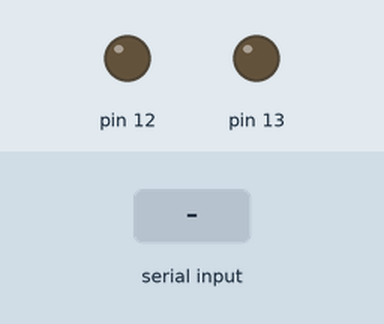
Simulated run of this sketch. Board: Arduino Uno, built with avr-gcc and run on an emulated ATmega328P. Parts: output pins drawn as LEDs (lit = HIGH). Inputs (shaded band) come from the test bench.

Above: at 1.2 s.
1.3 s: "1" received over Serial
At 2.4 s:
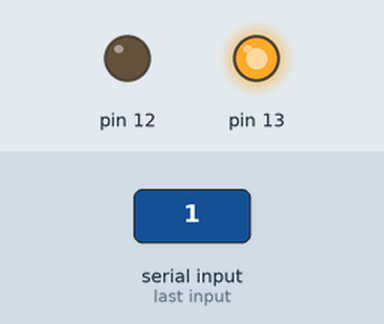
2.8 s: "3" received over Serial
At 3.5 s:
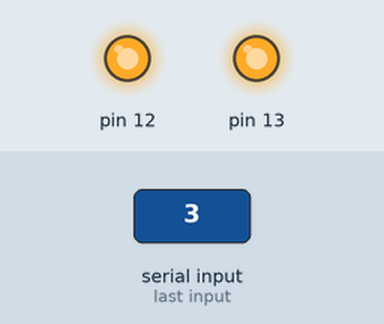
4.3 s: "0" received over Serial
At 4.7 s:
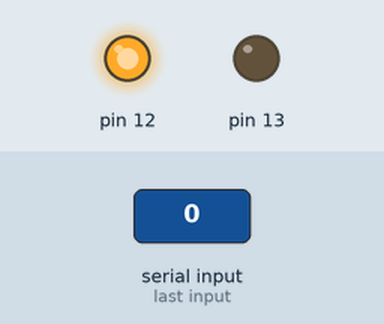
5.8 s: "4" received over Serial
At 7.0 s:
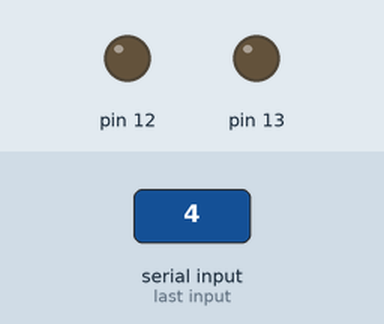
Timing chart, 0 to 8.3 s (numbered marks = the images above; inputs shaded):
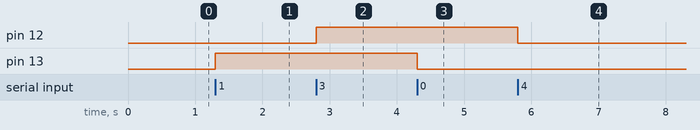

Measured:
- after the input at 1.3 s, pin 13: LOW → HIGH at once
- after the input at 2.8 s, pin 12: LOW → HIGH at once
- after the input at 4.3 s, pin 13: HIGH → LOW at once
- after the input at 5.8 s, pin 12: HIGH → LOW at once

The sketch:

ledArduino.ino
```cpp
void setup(){

pinMode(13,OUTPUT);
pinMode(12,OUTPUT);

Serial.begin(9600);

}
void loop(){

if (Serial.available()){
int c = Serial.read();

if (c =='1'){
digitalWrite(13,HIGH);
}
else if(c=='0'){
digitalWrite(13,LOW);
}
else if(c=='3'){
digitalWrite(12,HIGH);
}
else if(c=='4'){
digitalWrite(12,LOW);
}
}
}
```
